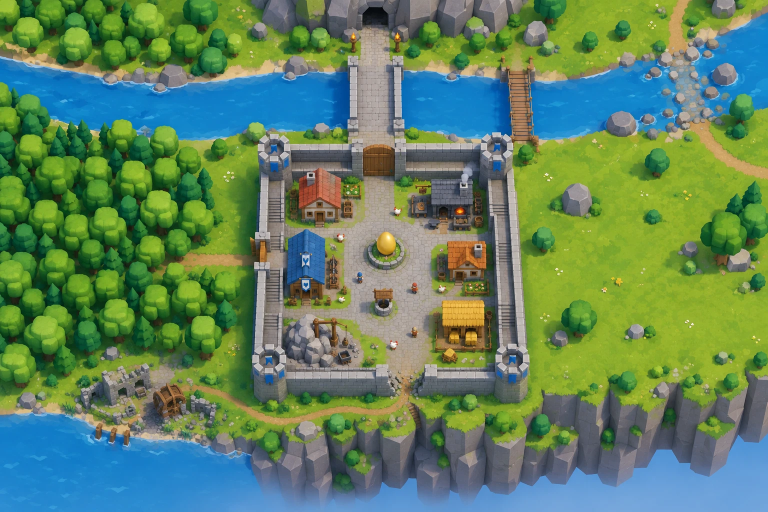
#> input picture game/level_refs/mission1_topdown_reference.webp, 1536 x 1024 px (shown at 1/2 size)
$ python annotate_map.py ../level_refs/mission1_topdown_reference.webp ../level_refs/mission1_topdown_reference.webp
#> lines starting #> are read from the running program, lines starting #| are printed output that depends on the picture
# Накладывает на референс карты миссии 1 метки: пути врагов, спавны, зоны, ресурсы.
# Координаты — в пикселях исходной картинки 1536x1024.
# Запуск: python3 game/tools/annotate_map.py <вход.webp> <выход.png>
import sys, math
from PIL import Image, ImageDraw, ImageFont

SRC, OUT = sys.argv[1], sys.argv[2]
K = 2  # суперсэмплинг для гладких линий
base = Image.open(SRC).convert("RGBA")
W, H = base.size
#> W = 1536; H = 1024
LEG = 220
ov = Image.new("RGBA", (W * K, (H + LEG) * K), (0, 0, 0, 0))
#> ov: PIL image 3072x2488 RGBA; every value is 0
d = ImageDraw.Draw(ov)
FB = "/usr/share/fonts/truetype/dejavu/DejaVuSans-Bold.ttf"
def font(s): return ImageFont.truetype(FB, int(s * K))
P = lambda pts: [(x * K, y * K) for x, y in pts]

C = dict(main=(235, 50, 50), bridge=(255, 150, 20), ford=(255, 210, 40), forest=(30, 190, 70),
         secret=(170, 70, 235), death=(230, 30, 30), build=(40, 190, 230), res=(255, 235, 60), egg=(255, 200, 0))

def arrow(pts, col, w=9, dash=False):
    pts = P(pts)
    if dash:
        for (x1, y1), (x2, y2) in zip(pts, pts[1:]):
            L = math.hypot(x2 - x1, y2 - y1); n = int(L / (26 * K))
            for i in range(0, n, 2):
                a, b = i / max(n, 1), min((i + 1) / max(n, 1), 1)
                d.line([(x1 + (x2 - x1) * a, y1 + (y2 - y1) * a), (x1 + (x2 - x1) * b, y1 + (y2 - y1) * b)], fill=col + (255,), width=w * K)
    else:
        d.line(pts, fill=col + (255,), width=w * K, joint="curve")
    (x1, y1), (x2, y2) = pts[-2], pts[-1]
    a = math.atan2(y2 - y1, x2 - x1); s = 26 * K
    d.polygon([(x2 + math.cos(a) * s * .6, y2 + math.sin(a) * s * .6),
               (x2 + math.cos(a + 2.5) * s, y2 + math.sin(a + 2.5) * s),
               (x2 + math.cos(a - 2.5) * s, y2 + math.sin(a - 2.5) * s)], fill=col + (255,))

def label(xy, text, col=(30, 30, 30), size=21, anchor="mm", fg=(255, 255, 255)):
    f = font(size); x, y = xy[0] * K, xy[1] * K
    l, t, r, b = d.textbbox((x, y), text, font=f, anchor=anchor)
    pad = 8 * K
    d.rounded_rectangle([l - pad, t - pad // 2, r + pad, b + pad // 2], radius=10 * K, fill=col + (225,), outline=(255, 255, 255, 230), width=2 * K)
    d.text((x, y), text, font=f, fill=fg + (255,), anchor=anchor)

def marker(xy, col, text, r=17, size=20, off=(0, -48)):
    x, y = xy
    d.ellipse([(x - r) * K, (y - r) * K, (x + r) * K, (y + r) * K], fill=col + (255,), outline=(255, 255, 255, 255), width=4 * K)
    label((x + off[0], y + off[1]), text, col=col, size=size)

def zone(poly, col, alpha=70, dash_outline=True):
    d.polygon(P(poly), fill=col + (alpha,))
    pts = P(poly) + [P(poly)[0]]
    for (x1, y1), (x2, y2) in zip(pts, pts[1:]):
        L = math.hypot(x2 - x1, y2 - y1); n = max(int(L / (22 * K)), 1)
        for i in range(0, n, 2):
            a, b = i / n, min((i + 1) / n, 1)
            d.line([(x1 + (x2 - x1) * a, y1 + (y2 - y1) * a), (x1 + (x2 - x1) * b, y1 + (y2 - y1) * b)], fill=col + (255,), width=4 * K)

# --- Зоны смерти яйца ---
river_L = [(0, 100), (200, 125), (480, 155), (695, 172), (695, 262), (520, 276), (250, 270), (100, 250), (0, 185)]
river_M = [(806, 168), (1014, 168), (1014, 262), (806, 256)]
river_R = [(1070, 150), (1250, 162), (1420, 130), (1536, 70), (1536, 190), (1420, 255), (1250, 250), (1070, 266)]
cliff = [(430, 885), (580, 880), (840, 862), (1060, 802), (1100, 742), (1536, 736), (1536, 1024), (430, 1024)]
for z in (river_L, river_M, river_R, cliff): zone(z, C["death"], 85)

# --- Зоны ресурсов / стройки ---
zone([(8, 270), (470, 270), (470, 760), (8, 760)], C["res"], 28)
zone([(1090, 335), (1520, 335), (1520, 700), (1090, 700)], C["build"], 40)
zone([(556, 640), (700, 640), (700, 725), (556, 725)], C["res"], 55)

# --- Пути врагов ---
arrow([(745, 45), (752, 140), (755, 262), (755, 322)], C["main"], 11)
#> in arrow, `(x1, y1), (x2, y2) = pts[-2], pts[-1]`: x1 = 1510; y1 = 524; x2 = 1510; y2 = 644
#> in arrow, `a = math.atan2(y2 - y1, x2 - x1)`: a = 1.57
arrow([(1380, 40), (1250, 108), (1042, 148), (1046, 280), (940, 292), (800, 322)], C["bridge"], 9)
arrow([(1380, 60), (1366, 180), (1300, 300), (1210, 400), (1068, 450)], C["ford"], 8, dash=True)
arrow([(70, 505), (250, 512), (400, 516), (518, 498)], C["forest"], 10)
arrow([(235, 840), (330, 795), (480, 790), (690, 812), (815, 770), (800, 650), (775, 535)], C["secret"], 9, dash=True)

# --- Маркеры ---
marker((745, 38), C["main"], "SpawnCave (пещера)", off=(0, 52))
#> in label, `l, t, r, b = d.textbbox((x, y), text, font=f, anchor=anchor)`: l = 1244; t = 164; r = 1736; b = 202
marker((1385, 34), C["bridge"], "SpawnBridge (восток)", off=(-10, 52))
marker((62, 500), C["forest"], "SpawnForest (лес)", off=(60, -48))
marker((235, 845), C["secret"], "SpawnSecret (тайный путь, c 3-й волны)", off=(110, 50), size=19)
marker((770, 487), C["egg"], "ЯЙЦО (гнездо)", off=(0, -52))
ov_text_fg = None
label((885, 372), "ВЕРСТАК (кузница)", col=(60, 60, 60), size=19)
label((690, 352), "ГОНГ (ранний старт)", col=(120, 60, 20), size=19)
label((620, 735), "Каменоломня: камень", col=(110, 85, 20), size=18)
label((240, 405), "ЛЕС: дерево (рубить часть деревьев)", col=(110, 85, 20), size=19)
label((1300, 520), "ВОСТОЧНАЯ ПОЛЯНА\nзона ловушек и стен", col=(20, 120, 150), size=22)
label((300, 205), "РЕКА = смерть яйца", col=C["death"], size=21)
label((1232, 215), "РЕКА / БРОД\n(замедляет врагов)", col=(150, 120, 20), size=17)
label((960, 905), "ОБРЫВ = смерть яйца", col=C["death"], size=22)
label((755, 188), "ПУТЬ БОССА (кабан):\nблоки и ловушки на мост", col=(150, 30, 30), size=17, anchor="mm")
label((1185, 300), "ВЕТХИЙ МОСТ\n(можно сломать)", col=(150, 90, 15), size=17)
label((755, 292), "С. ВОРОТА", col=(90, 40, 20), size=17)
label((482, 470), "З. калитка", col=(25, 110, 50), size=17)
label((800, 826), "ПРОЛОМ в стене\n(тайный вход)", col=(110, 50, 160), size=17)
label((400, 748), "намёки: следы,\nсломанная изгородь", col=(110, 50, 160), size=16)
label((1160, 625), "← стена без ворот:\nломают или обходят", col=(70, 70, 70), size=16)
label((690, 592), "↑ уклон ≈4°\nк С. воротам", col=(60, 60, 60), size=15)

# --- Легенда ---
y0 = H
#> y0 = 1024
d.rectangle([0, y0 * K, W * K, (H + LEG) * K], fill=(32, 34, 44, 255))
d.text((24 * K, (y0 + 14) * K), "Миссия 1 «Форт у реки» — карта путей и зон", font=font(26), fill=(255, 255, 255, 255))
items = [(C["main"], "Главный путь: пещера → каменный мост → С. ворота"), (C["bridge"], "Ветхий деревянный мост (восток)"),
         (C["ford"], "Брод (штрих.): мелко, замедляет"), (C["forest"], "Лесная тропа → З. калитка"),
         (C["secret"], "Тайный путь (штрих.): пролом в южной стене"), (C["death"], "Смерть яйца: река и обрыв"),
         (C["build"], "Зона ловушек и стен"), (C["res"], "Ресурсы: лес, каменоломня")]
for i, (col, txt) in enumerate(items):
    cx, cy = 24 + (i % 2) * 760, y0 + 64 + (i // 2) * 30
    d.rounded_rectangle([cx * K, cy * K, (cx + 34) * K, (cy + 20) * K], radius=5 * K, fill=col + (255,))
    d.text(((cx + 46) * K, (cy - 2) * K), txt, font=font(20), fill=(255, 255, 255, 255))
d.text((24 * K, (y0 + 196) * K), "Координаты приблизительные: ориентир для расстановки, точные размеры — в LEVEL_DESIGN.md", font=font(15), fill=(180, 185, 200, 255))

canvas = Image.new("RGBA", (W * K, (H + LEG) * K), (32, 34, 44, 255))
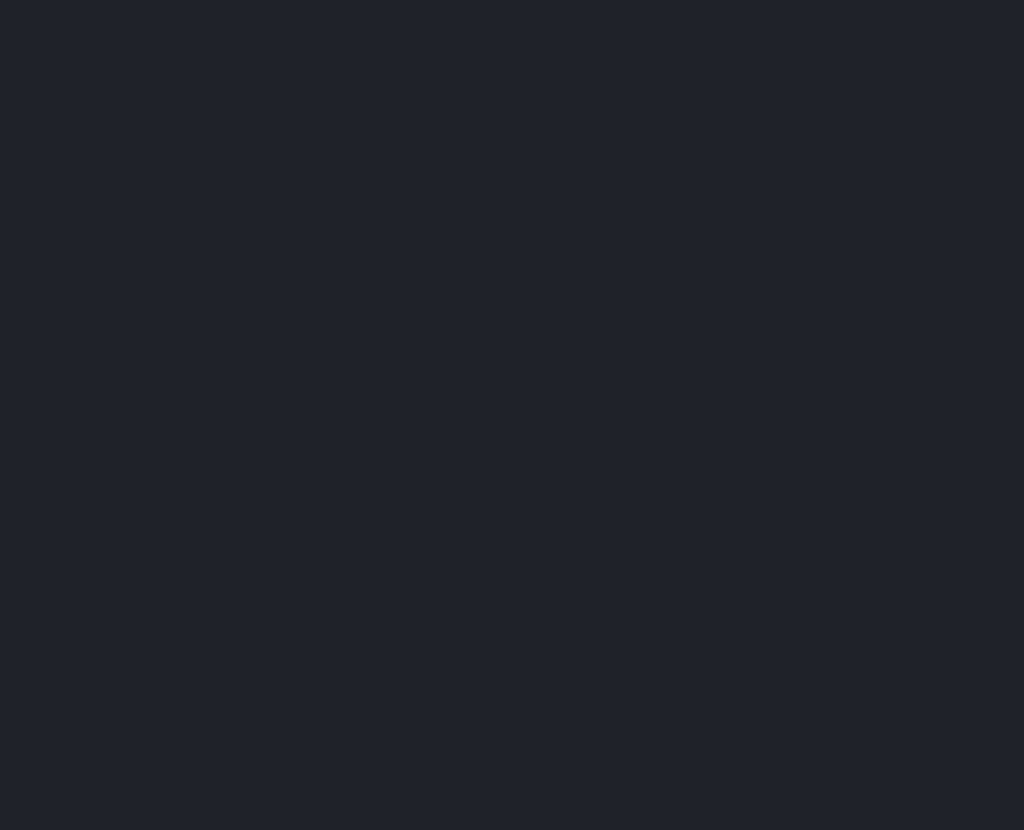
#> canvas: PIL image 3072x2488 RGBA (shown at 1/3 size); mean R, G, B, A 32, 34, 44, 255
canvas.paste(base.resize((W * K, H * K), Image.LANCZOS), (0, 0))
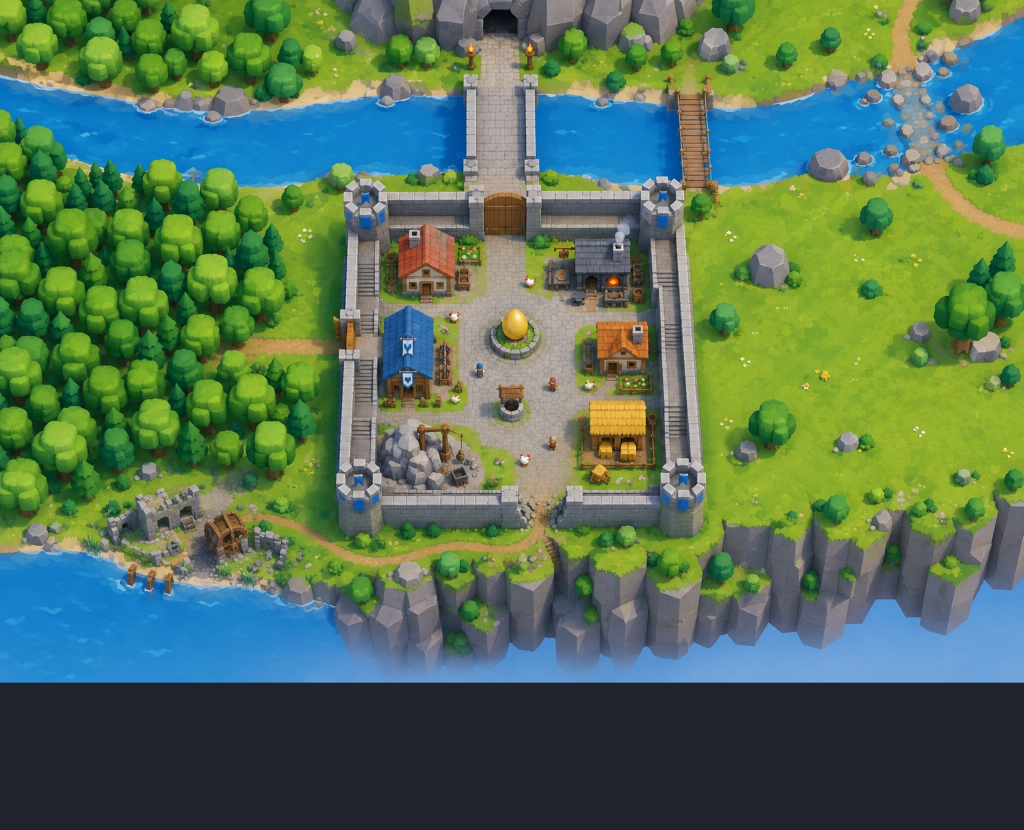
#> canvas: PIL image 3072x2488 RGBA (shown at 1/3 size); mean R, G, B, A 85.2, 114.2, 86.9, 255
canvas = Image.alpha_composite(canvas, ov).resize((W, H + LEG), Image.LANCZOS).convert("RGB")
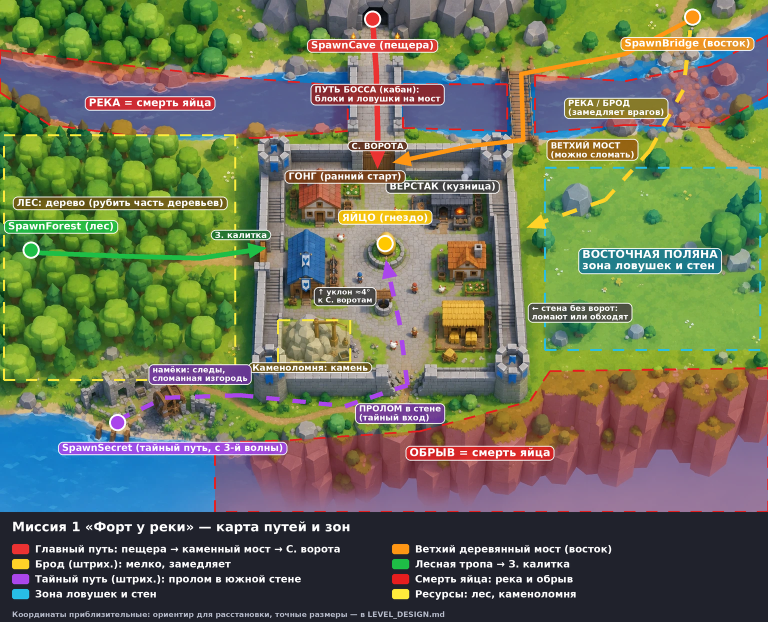
#> canvas: PIL image 1536x1244 RGB (shown at 1/2 size); mean R, G, B 107.1, 114.1, 87.9
canvas.save(OUT)
